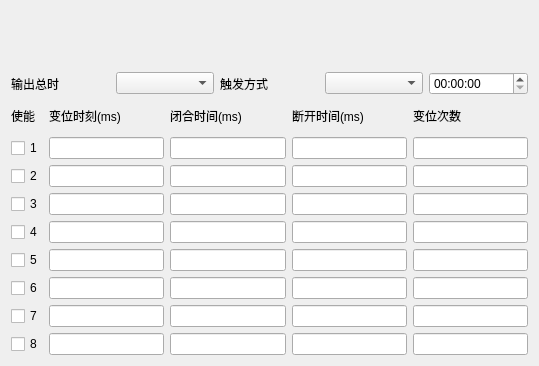
<?xml version="1.0" encoding="UTF-8"?>
<ui version="4.0">
 <class>SoeDialog</class>
 <widget class="QDialog" name="SoeDialog">
  <property name="geometry">
   <rect>
    <x>0</x>
    <y>0</y>
    <width>539</width>
    <height>366</height>
   </rect>
  </property>
  <property name="windowTitle">
   <string>Dialog</string>
  </property>
  <layout class="QGridLayout" name="gridLayout">
   <item row="0" column="0" colspan="5">
    <widget class="QWidget" name="widget" native="true">
     <property name="maximumSize">
      <size>
       <width>16777215</width>
       <height>60</height>
      </size>
     </property>
    </widget>
   </item>
   <item row="1" column="0" colspan="5">
    <layout class="QHBoxLayout" name="horizontalLayout">
     <item>
      <widget class="QLabel" name="label_2">
       <property name="text">
        <string>输出总时</string>
       </property>
      </widget>
     </item>
     <item>
      <widget class="QComboBox" name="comboBoxTime"/>
     </item>
     <item>
      <widget class="QLabel" name="label">
       <property name="text">
        <string>触发方式</string>
       </property>
      </widget>
     </item>
     <item>
      <widget class="QComboBox" name="comboBox"/>
     </item>
     <item>
      <widget class="QTimeEdit" name="timeEdit"/>
     </item>
    </layout>
   </item>
   <item row="2" column="0">
    <widget class="QLabel" name="label_3">
     <property name="maximumSize">
      <size>
       <width>16777215</width>
       <height>30</height>
      </size>
     </property>
     <property name="text">
      <string>使能</string>
     </property>
    </widget>
   </item>
   <item row="2" column="1">
    <widget class="QLabel" name="label_4">
     <property name="text">
      <string>变位时刻(ms)</string>
     </property>
    </widget>
   </item>
   <item row="2" column="2">
    <widget class="QLabel" name="label_5">
     <property name="text">
      <string>闭合时间(ms)</string>
     </property>
    </widget>
   </item>
   <item row="2" column="3">
    <widget class="QLabel" name="label_6">
     <property name="text">
      <string>断开时间(ms)</string>
     </property>
    </widget>
   </item>
   <item row="2" column="4">
    <widget class="QLabel" name="label_7">
     <property name="text">
      <string>变位次数</string>
     </property>
    </widget>
   </item>
   <item row="3" column="0">
    <widget class="QCheckBox" name="checkBox_1">
     <property name="text">
      <string>1</string>
     </property>
    </widget>
   </item>
   <item row="3" column="1">
    <widget class="QLineEdit" name="lineEditChange_1"/>
   </item>
   <item row="3" column="2">
    <widget class="QLineEdit" name="lineEditClose_1"/>
   </item>
   <item row="3" column="3">
    <widget class="QLineEdit" name="lineEdit_1"/>
   </item>
   <item row="3" column="4">
    <widget class="QLineEdit" name="lineEditCount_1"/>
   </item>
   <item row="4" column="0">
    <widget class="QCheckBox" name="checkBox_2">
     <property name="text">
      <string>2</string>
     </property>
    </widget>
   </item>
   <item row="4" column="1">
    <widget class="QLineEdit" name="lineEditChange_2"/>
   </item>
   <item row="4" column="2">
    <widget class="QLineEdit" name="lineEditClose_2"/>
   </item>
   <item row="4" column="3">
    <widget class="QLineEdit" name="lineEdit_2"/>
   </item>
   <item row="4" column="4">
    <widget class="QLineEdit" name="lineEditCount_2"/>
   </item>
   <item row="5" column="0">
    <widget class="QCheckBox" name="checkBox_3">
     <property name="text">
      <string>3</string>
     </property>
    </widget>
   </item>
   <item row="5" column="1">
    <widget class="QLineEdit" name="lineEditChange_3"/>
   </item>
   <item row="5" column="2">
    <widget class="QLineEdit" name="lineEditClose_3"/>
   </item>
   <item row="5" column="3">
    <widget class="QLineEdit" name="lineEdit_3"/>
   </item>
   <item row="5" column="4">
    <widget class="QLineEdit" name="lineEditCount_3"/>
   </item>
   <item row="6" column="0">
    <widget class="QCheckBox" name="checkBox_4">
     <property name="text">
      <string>4</string>
     </property>
    </widget>
   </item>
   <item row="6" column="1">
    <widget class="QLineEdit" name="lineEditChange_4"/>
   </item>
   <item row="6" column="2">
    <widget class="QLineEdit" name="lineEditClose_4"/>
   </item>
   <item row="6" column="3">
    <widget class="QLineEdit" name="lineEdit_4"/>
   </item>
   <item row="6" column="4">
    <widget class="QLineEdit" name="lineEditCount_4"/>
   </item>
   <item row="7" column="0">
    <widget class="QCheckBox" name="checkBox_5">
     <property name="text">
      <string>5</string>
     </property>
    </widget>
   </item>
   <item row="7" column="1">
    <widget class="QLineEdit" name="lineEditChange_5"/>
   </item>
   <item row="7" column="2">
    <widget class="QLineEdit" name="lineEditClose_5"/>
   </item>
   <item row="7" column="3">
    <widget class="QLineEdit" name="lineEdit_5"/>
   </item>
   <item row="7" column="4">
    <widget class="QLineEdit" name="lineEditCount_5"/>
   </item>
   <item row="8" column="0">
    <widget class="QCheckBox" name="checkBox_6">
     <property name="text">
      <string>6</string>
     </property>
    </widget>
   </item>
   <item row="8" column="1">
    <widget class="QLineEdit" name="lineEditChange_6"/>
   </item>
   <item row="8" column="2">
    <widget class="QLineEdit" name="lineEditClose_6"/>
   </item>
   <item row="8" column="3">
    <widget class="QLineEdit" name="lineEdit_6"/>
   </item>
   <item row="8" column="4">
    <widget class="QLineEdit" name="lineEditCount_6"/>
   </item>
   <item row="9" column="0">
    <widget class="QCheckBox" name="checkBox_7">
     <property name="text">
      <string>7</string>
     </property>
    </widget>
   </item>
   <item row="9" column="1">
    <widget class="QLineEdit" name="lineEditChange_7"/>
   </item>
   <item row="9" column="2">
    <widget class="QLineEdit" name="lineEditClose_7"/>
   </item>
   <item row="9" column="3">
    <widget class="QLineEdit" name="lineEdit_7"/>
   </item>
   <item row="9" column="4">
    <widget class="QLineEdit" name="lineEditCount_7"/>
   </item>
   <item row="10" column="0">
    <widget class="QCheckBox" name="checkBox_8">
     <property name="text">
      <string>8</string>
     </property>
    </widget>
   </item>
   <item row="10" column="1">
    <widget class="QLineEdit" name="lineEditChange_8"/>
   </item>
   <item row="10" column="2">
    <widget class="QLineEdit" name="lineEditClose_8"/>
   </item>
   <item row="10" column="3">
    <widget class="QLineEdit" name="lineEdit_8"/>
   </item>
   <item row="10" column="4">
    <widget class="QLineEdit" name="lineEditCount_8"/>
   </item>
  </layout>
  <action name="action">
   <property name="text">
    <string>开始实验</string>
   </property>
  </action>
 </widget>
 <resources/>
 <connections/>
</ui>
